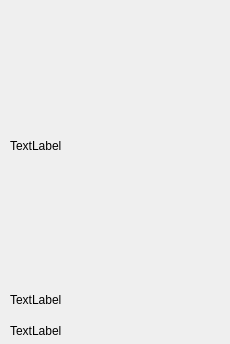
<?xml version="1.0" encoding="UTF-8"?>
<ui version="4.0">
 <class>Form</class>
 <widget class="QWidget" name="Form">
  <property name="geometry">
   <rect>
    <x>0</x>
    <y>0</y>
    <width>230</width>
    <height>344</height>
   </rect>
  </property>
  <property name="windowTitle">
   <string>Form</string>
  </property>
  <widget class="QLabel" name="q_author">
   <property name="geometry">
    <rect>
     <x>10</x>
     <y>320</y>
     <width>211</width>
     <height>21</height>
    </rect>
   </property>
   <property name="text">
    <string>TextLabel</string>
   </property>
  </widget>
  <widget class="QLabel" name="q_image">
   <property name="geometry">
    <rect>
     <x>10</x>
     <y>10</y>
     <width>211</width>
     <height>271</height>
    </rect>
   </property>
   <property name="text">
    <string>TextLabel</string>
   </property>
  </widget>
  <widget class="QLabel" name="q_title">
   <property name="geometry">
    <rect>
     <x>10</x>
     <y>284</y>
     <width>211</width>
     <height>31</height>
    </rect>
   </property>
   <property name="text">
    <string>TextLabel</string>
   </property>
  </widget>
 </widget>
 <resources/>
 <connections/>
</ui>
